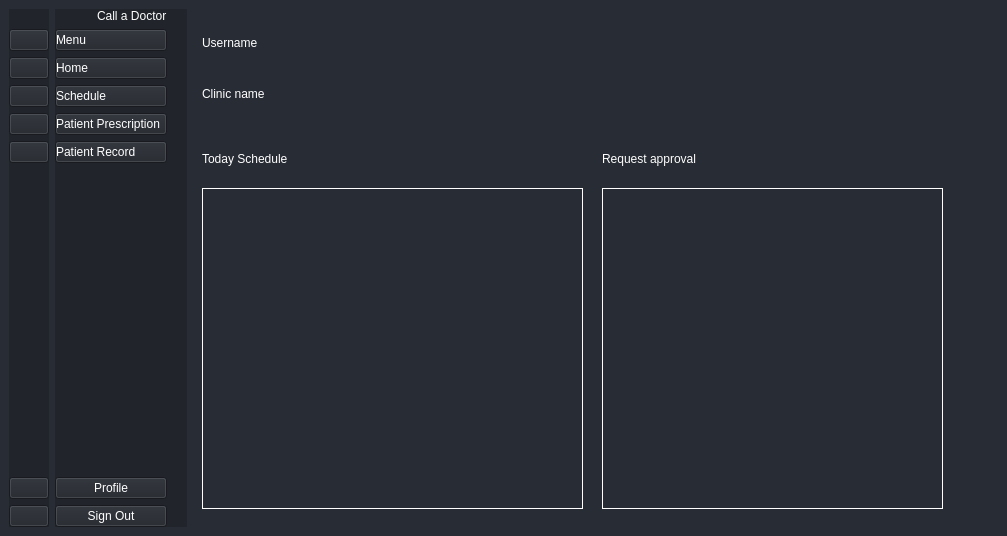
<?xml version="1.0" encoding="UTF-8"?>
<ui version="4.0">
 <class>MainWindow</class>
 <widget class="QMainWindow" name="MainWindow">
  <property name="geometry">
   <rect>
    <x>0</x>
    <y>0</y>
    <width>1007</width>
    <height>536</height>
   </rect>
  </property>
  <property name="windowTitle">
   <string>MainWindow</string>
  </property>
  <property name="styleSheet">
   <string notr="true">background-color: rgb(40, 44, 52);</string>
  </property>
  <widget class="QWidget" name="centralwidget">
   <layout class="QGridLayout" name="gridLayout">
    <item row="0" column="0">
     <widget class="QWidget" name="Menu" native="true">
      <property name="styleSheet">
       <string notr="true">background-color: rgb(33, 37, 43);</string>
      </property>
      <layout class="QVBoxLayout" name="verticalLayout_6">
       <property name="leftMargin">
        <number>0</number>
       </property>
       <property name="topMargin">
        <number>0</number>
       </property>
       <property name="rightMargin">
        <number>0</number>
       </property>
       <property name="bottomMargin">
        <number>0</number>
       </property>
       <item>
        <layout class="QHBoxLayout" name="horizontalLayout_2">
         <item>
          <widget class="QLabel" name="label">
           <property name="text">
            <string/>
           </property>
           <property name="pixmap">
            <pixmap resource="resources.qrc">:/images/images/images/doctor.png</pixmap>
           </property>
          </widget>
         </item>
        </layout>
       </item>
       <item>
        <layout class="QVBoxLayout" name="verticalLayout">
         <item>
          <widget class="QPushButton" name="pushButton_5">
           <property name="styleSheet">
            <string notr="true">image: url(:/icons/images/icons/cil-menu.png);</string>
           </property>
           <property name="text">
            <string/>
           </property>
           <property name="checkable">
            <bool>true</bool>
           </property>
           <property name="autoExclusive">
            <bool>true</bool>
           </property>
          </widget>
         </item>
         <item>
          <widget class="QPushButton" name="pushButton">
           <property name="styleSheet">
            <string notr="true">image: url(:/icons/images/icons/cil-home.png);</string>
           </property>
           <property name="text">
            <string/>
           </property>
           <property name="checkable">
            <bool>true</bool>
           </property>
          </widget>
         </item>
         <item>
          <widget class="QPushButton" name="pushButton_2">
           <property name="styleSheet">
            <string notr="true">image: url(:/icons/images/icons/cil-calendar-check.png);</string>
           </property>
           <property name="text">
            <string/>
           </property>
          </widget>
         </item>
         <item>
          <widget class="QPushButton" name="pushButton_4">
           <property name="styleSheet">
            <string notr="true">image: url(:/icons/images/icons/cil-clipboard.png);</string>
           </property>
           <property name="text">
            <string/>
           </property>
          </widget>
         </item>
         <item>
          <widget class="QPushButton" name="pushButton_3">
           <property name="styleSheet">
            <string notr="true">image: url(:/icons/images/icons/cil-magnifying-glass.png);</string>
           </property>
           <property name="text">
            <string/>
           </property>
          </widget>
         </item>
        </layout>
       </item>
       <item>
        <spacer name="verticalSpacer">
         <property name="orientation">
          <enum>Qt::Vertical</enum>
         </property>
         <property name="sizeHint" stdset="0">
          <size>
           <width>20</width>
           <height>249</height>
          </size>
         </property>
        </spacer>
       </item>
       <item>
        <layout class="QVBoxLayout" name="verticalLayout_4">
         <item>
          <widget class="QPushButton" name="pushButton_6">
           <property name="styleSheet">
            <string notr="true">image: url(:/icons/images/icons/cil-user.png);</string>
           </property>
           <property name="text">
            <string/>
           </property>
          </widget>
         </item>
         <item>
          <widget class="QPushButton" name="pushButton_7">
           <property name="styleSheet">
            <string notr="true">image: url(:/images/images/images/logout.png);</string>
           </property>
           <property name="text">
            <string/>
           </property>
          </widget>
         </item>
        </layout>
       </item>
      </layout>
     </widget>
    </item>
    <item row="0" column="1">
     <widget class="QWidget" name="Menu_extend" native="true">
      <property name="styleSheet">
       <string notr="true">background-color: rgb(33, 37, 43);</string>
      </property>
      <layout class="QVBoxLayout" name="verticalLayout_7">
       <property name="leftMargin">
        <number>0</number>
       </property>
       <property name="topMargin">
        <number>0</number>
       </property>
       <property name="rightMargin">
        <number>20</number>
       </property>
       <property name="bottomMargin">
        <number>0</number>
       </property>
       <item>
        <layout class="QHBoxLayout" name="horizontalLayout">
         <item>
          <widget class="QLabel" name="label_2">
           <property name="styleSheet">
            <string notr="true"/>
           </property>
           <property name="text">
            <string/>
           </property>
           <property name="pixmap">
            <pixmap resource="resources.qrc">:/images/images/images/doctor.png</pixmap>
           </property>
          </widget>
         </item>
         <item>
          <widget class="QLabel" name="label_3">
           <property name="styleSheet">
            <string notr="true">color: rgb(255, 255, 255);</string>
           </property>
           <property name="text">
            <string>Call a Doctor</string>
           </property>
          </widget>
         </item>
        </layout>
       </item>
       <item>
        <layout class="QVBoxLayout" name="verticalLayout_2">
         <item>
          <widget class="QPushButton" name="pushButton_11">
           <property name="styleSheet">
            <string notr="true">color: rgb(255, 255, 255);
text-align: left;</string>
           </property>
           <property name="text">
            <string>Menu</string>
           </property>
           <property name="icon">
            <iconset resource="resources.qrc">
             <normaloff>:/icons/images/icons/cil-menu.png</normaloff>:/icons/images/icons/cil-menu.png</iconset>
           </property>
           <property name="checkable">
            <bool>true</bool>
           </property>
           <property name="autoExclusive">
            <bool>true</bool>
           </property>
          </widget>
         </item>
         <item>
          <widget class="QPushButton" name="pushButton_8">
           <property name="styleSheet">
            <string notr="true">text-align: left;
color: rgb(255, 255, 255);</string>
           </property>
           <property name="text">
            <string>Home</string>
           </property>
           <property name="icon">
            <iconset resource="resources.qrc">
             <normaloff>:/icons/images/icons/cil-home.png</normaloff>:/icons/images/icons/cil-home.png</iconset>
           </property>
          </widget>
         </item>
         <item>
          <widget class="QPushButton" name="pushButton_10">
           <property name="styleSheet">
            <string notr="true">text-align: left;
color: rgb(255, 255, 255);</string>
           </property>
           <property name="text">
            <string>Schedule</string>
           </property>
           <property name="icon">
            <iconset resource="resources.qrc">
             <normaloff>:/icons/images/icons/cil-calendar-check.png</normaloff>:/icons/images/icons/cil-calendar-check.png</iconset>
           </property>
          </widget>
         </item>
         <item>
          <widget class="QPushButton" name="pushButton_9">
           <property name="styleSheet">
            <string notr="true">text-align: left;
color: rgb(255, 255, 255);</string>
           </property>
           <property name="text">
            <string>Patient Prescription</string>
           </property>
           <property name="icon">
            <iconset resource="resources.qrc">
             <normaloff>:/icons/images/icons/cil-clipboard.png</normaloff>:/icons/images/icons/cil-clipboard.png</iconset>
           </property>
          </widget>
         </item>
         <item>
          <widget class="QPushButton" name="pushButton_12">
           <property name="styleSheet">
            <string notr="true">text-align: left;
color: rgb(255, 255, 255);</string>
           </property>
           <property name="text">
            <string>Patient Record</string>
           </property>
           <property name="icon">
            <iconset resource="resources.qrc">
             <normaloff>:/icons/images/icons/cil-magnifying-glass.png</normaloff>:/icons/images/icons/cil-magnifying-glass.png</iconset>
           </property>
          </widget>
         </item>
        </layout>
       </item>
       <item>
        <spacer name="verticalSpacer_2">
         <property name="orientation">
          <enum>Qt::Vertical</enum>
         </property>
         <property name="sizeHint" stdset="0">
          <size>
           <width>20</width>
           <height>249</height>
          </size>
         </property>
        </spacer>
       </item>
       <item>
        <layout class="QVBoxLayout" name="verticalLayout_5">
         <item>
          <widget class="QPushButton" name="pushButton_14">
           <property name="styleSheet">
            <string notr="true">color: rgb(255, 255, 255);</string>
           </property>
           <property name="text">
            <string>Profile</string>
           </property>
           <property name="icon">
            <iconset resource="resources.qrc">
             <normaloff>:/icons/images/icons/cil-user.png</normaloff>:/icons/images/icons/cil-user.png</iconset>
           </property>
          </widget>
         </item>
         <item>
          <widget class="QPushButton" name="pushButton_13">
           <property name="styleSheet">
            <string notr="true">color: rgb(255, 255, 255);</string>
           </property>
           <property name="text">
            <string>Sign Out</string>
           </property>
           <property name="icon">
            <iconset resource="resources.qrc">
             <normaloff>:/images/images/images/logout.png</normaloff>:/images/images/images/logout.png</iconset>
           </property>
          </widget>
         </item>
        </layout>
       </item>
      </layout>
     </widget>
    </item>
    <item row="0" column="2">
     <widget class="QWidget" name="widget" native="true">
      <layout class="QVBoxLayout" name="verticalLayout_8">
       <item>
        <widget class="QStackedWidget" name="stackedWidget">
         <widget class="QWidget" name="home_page">
          <widget class="QLabel" name="label_username">
           <property name="geometry">
            <rect>
             <x>0</x>
             <y>9</y>
             <width>751</width>
             <height>31</height>
            </rect>
           </property>
           <property name="styleSheet">
            <string notr="true">color: rgb(255, 255, 255);</string>
           </property>
           <property name="text">
            <string>Username</string>
           </property>
          </widget>
          <widget class="QLabel" name="label_clinicName">
           <property name="geometry">
            <rect>
             <x>0</x>
             <y>50</y>
             <width>751</width>
             <height>51</height>
            </rect>
           </property>
           <property name="styleSheet">
            <string notr="true">color: rgb(255, 255, 255);</string>
           </property>
           <property name="text">
            <string>Clinic name</string>
           </property>
          </widget>
          <widget class="QLabel" name="label_todaySchedule">
           <property name="geometry">
            <rect>
             <x>0</x>
             <y>120</y>
             <width>381</width>
             <height>41</height>
            </rect>
           </property>
           <property name="styleSheet">
            <string notr="true">color: rgb(255, 255, 255);</string>
           </property>
           <property name="text">
            <string>Today Schedule</string>
           </property>
          </widget>
          <widget class="QTableView" name="table_todaySchedule">
           <property name="geometry">
            <rect>
             <x>0</x>
             <y>170</y>
             <width>381</width>
             <height>321</height>
            </rect>
           </property>
           <property name="styleSheet">
            <string notr="true">border: 1px solid rgb(255, 255, 255);</string>
           </property>
          </widget>
          <widget class="QLabel" name="label_requestApproval">
           <property name="geometry">
            <rect>
             <x>400</x>
             <y>120</y>
             <width>341</width>
             <height>41</height>
            </rect>
           </property>
           <property name="styleSheet">
            <string notr="true">color: rgb(255, 255, 255);</string>
           </property>
           <property name="text">
            <string>Request approval</string>
           </property>
          </widget>
          <widget class="QListWidget" name="list_approval">
           <property name="geometry">
            <rect>
             <x>400</x>
             <y>170</y>
             <width>341</width>
             <height>321</height>
            </rect>
           </property>
           <property name="styleSheet">
            <string notr="true">border: 1px solid rgb(255, 255, 255);</string>
           </property>
          </widget>
         </widget>
         <widget class="QWidget" name="profile_page">
          <widget class="QLabel" name="label_profile">
           <property name="geometry">
            <rect>
             <x>0</x>
             <y>10</y>
             <width>751</width>
             <height>31</height>
            </rect>
           </property>
           <property name="styleSheet">
            <string notr="true">color: rgb(255, 255, 255);</string>
           </property>
           <property name="text">
            <string>Profile</string>
           </property>
          </widget>
          <widget class="QLabel" name="label_username_2">
           <property name="geometry">
            <rect>
             <x>0</x>
             <y>50</y>
             <width>751</width>
             <height>41</height>
            </rect>
           </property>
           <property name="styleSheet">
            <string notr="true">color: rgb(255, 255, 255);</string>
           </property>
           <property name="text">
            <string>Username</string>
           </property>
          </widget>
          <widget class="QLabel" name="label_clinicName_2">
           <property name="geometry">
            <rect>
             <x>0</x>
             <y>100</y>
             <width>751</width>
             <height>41</height>
            </rect>
           </property>
           <property name="styleSheet">
            <string notr="true">color: rgb(255, 255, 255);</string>
           </property>
           <property name="text">
            <string>Clinic name</string>
           </property>
          </widget>
          <widget class="QLabel" name="label_address">
           <property name="geometry">
            <rect>
             <x>0</x>
             <y>150</y>
             <width>751</width>
             <height>41</height>
            </rect>
           </property>
           <property name="styleSheet">
            <string notr="true">color: rgb(255, 255, 255);</string>
           </property>
           <property name="text">
            <string>Address</string>
           </property>
          </widget>
          <widget class="QLabel" name="label_5">
           <property name="geometry">
            <rect>
             <x>0</x>
             <y>210</y>
             <width>751</width>
             <height>41</height>
            </rect>
           </property>
           <property name="styleSheet">
            <string notr="true">color: rgb(255, 255, 255);</string>
           </property>
           <property name="text">
            <string>Email</string>
           </property>
          </widget>
         </widget>
         <widget class="QWidget" name="schedule_page">
          <widget class="QLabel" name="label_schedule">
           <property name="geometry">
            <rect>
             <x>0</x>
             <y>10</y>
             <width>751</width>
             <height>31</height>
            </rect>
           </property>
           <property name="styleSheet">
            <string notr="true">color: rgb(255, 255, 255);</string>
           </property>
           <property name="text">
            <string>Schedule</string>
           </property>
          </widget>
          <widget class="QCalendarWidget" name="calendar_schedule">
           <property name="geometry">
            <rect>
             <x>0</x>
             <y>50</y>
             <width>451</width>
             <height>451</height>
            </rect>
           </property>
           <property name="styleSheet">
            <string notr="true">#calendarWidget QWidget {
    alternate-background-color: rgb(0, 105, 143);
	font: ;
	color: rgb(255, 255, 255);
}

#calendarWidget_body{
	font:rgb(255, 255, 255);
}

#qt_calendar_navigationbar {
    background-color: rgb(0, 0, 0);
}

#qt_calendar_button {
    qproperty-icon: none;
    border: none;
}

#qt_calendar_prevmonth {
    margin-left: 5px;
    qproperty-icon: url(:/images/images/images/7etpgol5vni7a29jfbecupgimi.png);
}

#qt_calendar_nextmonth {
    margin-right: 5px;
    qproperty-icon: url(:/images/images/images/a99rnbdjdo7qbirto4a5ivqhr3.png);
}

#qt_calendar_prevmonth:pressed,
#qt_calendar_nextmonth:pressed{
	background-color:rgb(255, 255, 255)
}</string>
           </property>
          </widget>
          <widget class="QTableView" name="tableView_schedule">
           <property name="geometry">
            <rect>
             <x>460</x>
             <y>50</y>
             <width>291</width>
             <height>451</height>
            </rect>
           </property>
           <property name="styleSheet">
            <string notr="true">color: rgb(255, 255, 255);
border: 1px solid rgb(255, 255, 255)</string>
           </property>
          </widget>
         </widget>
         <widget class="QWidget" name="patientRecord_page">
          <widget class="QLabel" name="label_patientRecord">
           <property name="geometry">
            <rect>
             <x>0</x>
             <y>10</y>
             <width>751</width>
             <height>41</height>
            </rect>
           </property>
           <property name="styleSheet">
            <string notr="true">color: rgb(255, 255, 255);</string>
           </property>
           <property name="text">
            <string>Patient Record</string>
           </property>
          </widget>
          <widget class="QListWidget" name="list_patientRecord">
           <property name="geometry">
            <rect>
             <x>0</x>
             <y>100</y>
             <width>411</width>
             <height>401</height>
            </rect>
           </property>
           <property name="styleSheet">
            <string notr="true">border: 1px solid rgb(255, 255, 255);
color: rgb(255, 255, 255);</string>
           </property>
          </widget>
          <widget class="QLineEdit" name="lineEdit_patientName_2">
           <property name="geometry">
            <rect>
             <x>0</x>
             <y>60</y>
             <width>751</width>
             <height>31</height>
            </rect>
           </property>
           <property name="styleSheet">
            <string notr="true">border: 1px solid rgb(255, 255, 255);
color: rgb(255, 255, 255);</string>
           </property>
           <property name="inputMask">
            <string/>
           </property>
           <property name="placeholderText">
            <string>Patient Name</string>
           </property>
          </widget>
          <widget class="QPlainTextEdit" name="plainText_diagnosis">
           <property name="geometry">
            <rect>
             <x>420</x>
             <y>130</y>
             <width>331</width>
             <height>141</height>
            </rect>
           </property>
           <property name="styleSheet">
            <string notr="true">border: 1px solid rgb(255, 255, 255);
color: rgb(255, 255, 255);</string>
           </property>
          </widget>
          <widget class="QPlainTextEdit" name="plainTextEdit_prescription">
           <property name="geometry">
            <rect>
             <x>420</x>
             <y>310</y>
             <width>331</width>
             <height>191</height>
            </rect>
           </property>
           <property name="styleSheet">
            <string notr="true">border: 1px solid rgb(255, 255, 255);
color: rgb(255, 255, 255);</string>
           </property>
          </widget>
          <widget class="QLabel" name="label_diagnosis">
           <property name="geometry">
            <rect>
             <x>420</x>
             <y>100</y>
             <width>331</width>
             <height>21</height>
            </rect>
           </property>
           <property name="styleSheet">
            <string notr="true">color: rgb(255, 255, 255);</string>
           </property>
           <property name="text">
            <string>Diagnosis</string>
           </property>
          </widget>
          <widget class="QLabel" name="label_prescription">
           <property name="geometry">
            <rect>
             <x>420</x>
             <y>280</y>
             <width>331</width>
             <height>21</height>
            </rect>
           </property>
           <property name="styleSheet">
            <string notr="true">color: rgb(255, 255, 255);</string>
           </property>
           <property name="text">
            <string>Prescription</string>
           </property>
          </widget>
         </widget>
         <widget class="QWidget" name="patientPrescription_page">
          <widget class="QLabel" name="label_patientPrescription">
           <property name="geometry">
            <rect>
             <x>0</x>
             <y>10</y>
             <width>751</width>
             <height>41</height>
            </rect>
           </property>
           <property name="styleSheet">
            <string notr="true">color: rgb(255, 255, 255);</string>
           </property>
           <property name="text">
            <string>Patient Prescription</string>
           </property>
          </widget>
          <widget class="QLineEdit" name="lineEdit_patientName">
           <property name="geometry">
            <rect>
             <x>0</x>
             <y>60</y>
             <width>751</width>
             <height>51</height>
            </rect>
           </property>
           <property name="styleSheet">
            <string notr="true">border: 1px solid rgb(255, 255, 255);
color: rgb(255, 255, 255);</string>
           </property>
           <property name="placeholderText">
            <string>Patient Name</string>
           </property>
          </widget>
          <widget class="QLineEdit" name="lineEdit_diagnosis">
           <property name="geometry">
            <rect>
             <x>0</x>
             <y>130</y>
             <width>751</width>
             <height>131</height>
            </rect>
           </property>
           <property name="styleSheet">
            <string notr="true">border: 1px solid rgb(255, 255, 255);
color: rgb(255, 255, 255);</string>
           </property>
           <property name="placeholderText">
            <string>Diagnosis</string>
           </property>
          </widget>
          <widget class="QLineEdit" name="lineEdit_prescription">
           <property name="geometry">
            <rect>
             <x>0</x>
             <y>280</y>
             <width>751</width>
             <height>181</height>
            </rect>
           </property>
           <property name="styleSheet">
            <string notr="true">border: 1px solid rgb(255, 255, 255);
color: rgb(255, 255, 255);</string>
           </property>
           <property name="placeholderText">
            <string>Prescription</string>
           </property>
          </widget>
          <widget class="QPushButton" name="btn_save">
           <property name="geometry">
            <rect>
             <x>630</x>
             <y>470</y>
             <width>121</width>
             <height>31</height>
            </rect>
           </property>
           <property name="styleSheet">
            <string notr="true">background-color:rgb(0, 105, 143);
color:rgb(248, 255, 255);</string>
           </property>
           <property name="text">
            <string>Save</string>
           </property>
          </widget>
         </widget>
        </widget>
       </item>
      </layout>
     </widget>
    </item>
   </layout>
  </widget>
 </widget>
 <resources>
  <include location="resources.qrc"/>
 </resources>
 <connections>
  <connection>
   <sender>pushButton_5</sender>
   <signal>toggled(bool)</signal>
   <receiver>Menu_extend</receiver>
   <slot>setVisible(bool)</slot>
   <hints>
    <hint type="sourcelabel">
     <x>38</x>
     <y>78</y>
    </hint>
    <hint type="destinationlabel">
     <x>124</x>
     <y>282</y>
    </hint>
   </hints>
  </connection>
  <connection>
   <sender>pushButton_11</sender>
   <signal>toggled(bool)</signal>
   <receiver>Menu_extend</receiver>
   <slot>setHidden(bool)</slot>
   <hints>
    <hint type="sourcelabel">
     <x>146</x>
     <y>69</y>
    </hint>
    <hint type="destinationlabel">
     <x>171</x>
     <y>321</y>
    </hint>
   </hints>
  </connection>
  <connection>
   <sender>pushButton_5</sender>
   <signal>toggled(bool)</signal>
   <receiver>Menu</receiver>
   <slot>setHidden(bool)</slot>
   <hints>
    <hint type="sourcelabel">
     <x>22</x>
     <y>83</y>
    </hint>
    <hint type="destinationlabel">
     <x>49</x>
     <y>372</y>
    </hint>
   </hints>
  </connection>
  <connection>
   <sender>pushButton_11</sender>
   <signal>toggled(bool)</signal>
   <receiver>Menu</receiver>
   <slot>setVisible(bool)</slot>
   <hints>
    <hint type="sourcelabel">
     <x>129</x>
     <y>79</y>
    </hint>
    <hint type="destinationlabel">
     <x>35</x>
     <y>340</y>
    </hint>
   </hints>
  </connection>
  <connection>
   <sender>pushButton</sender>
   <signal>toggled(bool)</signal>
   <receiver>pushButton_8</receiver>
   <slot>setChecked(bool)</slot>
   <hints>
    <hint type="sourcelabel">
     <x>24</x>
     <y>100</y>
    </hint>
    <hint type="destinationlabel">
     <x>110</x>
     <y>108</y>
    </hint>
   </hints>
  </connection>
  <connection>
   <sender>pushButton_2</sender>
   <signal>toggled(bool)</signal>
   <receiver>pushButton_10</receiver>
   <slot>setChecked(bool)</slot>
   <hints>
    <hint type="sourcelabel">
     <x>33</x>
     <y>136</y>
    </hint>
    <hint type="destinationlabel">
     <x>80</x>
     <y>139</y>
    </hint>
   </hints>
  </connection>
  <connection>
   <sender>pushButton_4</sender>
   <signal>toggled(bool)</signal>
   <receiver>pushButton_9</receiver>
   <slot>setChecked(bool)</slot>
   <hints>
    <hint type="sourcelabel">
     <x>25</x>
     <y>166</y>
    </hint>
    <hint type="destinationlabel">
     <x>172</x>
     <y>169</y>
    </hint>
   </hints>
  </connection>
  <connection>
   <sender>pushButton_3</sender>
   <signal>toggled(bool)</signal>
   <receiver>pushButton_12</receiver>
   <slot>setChecked(bool)</slot>
   <hints>
    <hint type="sourcelabel">
     <x>28</x>
     <y>185</y>
    </hint>
    <hint type="destinationlabel">
     <x>95</x>
     <y>191</y>
    </hint>
   </hints>
  </connection>
  <connection>
   <sender>pushButton_12</sender>
   <signal>toggled(bool)</signal>
   <receiver>pushButton_3</receiver>
   <slot>setChecked(bool)</slot>
   <hints>
    <hint type="sourcelabel">
     <x>169</x>
     <y>191</y>
    </hint>
    <hint type="destinationlabel">
     <x>31</x>
     <y>193</y>
    </hint>
   </hints>
  </connection>
  <connection>
   <sender>pushButton_9</sender>
   <signal>toggled(bool)</signal>
   <receiver>pushButton_4</receiver>
   <slot>setChecked(bool)</slot>
   <hints>
    <hint type="sourcelabel">
     <x>166</x>
     <y>162</y>
    </hint>
    <hint type="destinationlabel">
     <x>28</x>
     <y>166</y>
    </hint>
   </hints>
  </connection>
  <connection>
   <sender>pushButton_10</sender>
   <signal>toggled(bool)</signal>
   <receiver>pushButton_2</receiver>
   <slot>setChecked(bool)</slot>
   <hints>
    <hint type="sourcelabel">
     <x>166</x>
     <y>129</y>
    </hint>
    <hint type="destinationlabel">
     <x>45</x>
     <y>128</y>
    </hint>
   </hints>
  </connection>
  <connection>
   <sender>pushButton_8</sender>
   <signal>toggled(bool)</signal>
   <receiver>pushButton</receiver>
   <slot>setChecked(bool)</slot>
   <hints>
    <hint type="sourcelabel">
     <x>146</x>
     <y>92</y>
    </hint>
    <hint type="destinationlabel">
     <x>30</x>
     <y>101</y>
    </hint>
   </hints>
  </connection>
 </connections>
</ui>
